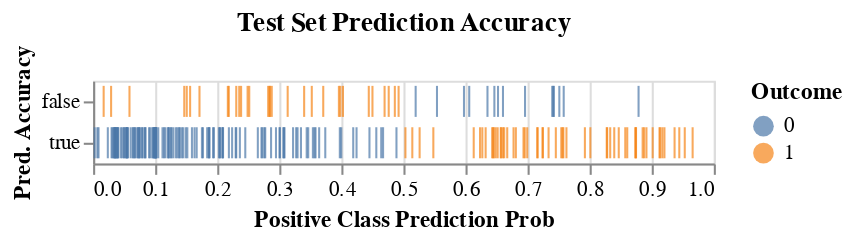

Write notebook code for a chart like this one.
### Markdown cell above
Moreover, visualizing prediction probabilities alongside the prediction accuracy for each test sample provides a clearer understanding of the model's performance. This approach allows us to easily assess how well the model predicts, while also highlighting patients who were misdiagnosed. Particularly, it helps us focus on false negatives, as the consequences of these errors are more critical in a clinical context.

### Code cell
alt.Chart(pred_results_1_df, title = 'Test Set Prediction Accuracy').mark_tick().encode(
    x = alt.X('y_pred_prob_1').title('Positive Class Prediction Prob'),
    y = alt.Y('pred_bool').title('Pred. Accuracy'),
    color = alt.Color('y_test:N').title('Outcome')
)

### Figure 1 — Vega-Lite specification as saved in the notebook (floating-point values rounded to 4 significant figures; data arrays with more than 128 entries replaced by an {"elided": "..."} marker saying what was removed)
{"config": {"view": {"continuousWidth": 300, "continuousHeight": 300}}, "data": {"name": "data-2b326d9f0732742870336eb39804f51e"}, "mark": {"type": "tick"}, "encoding": {"color": {"field": "y_test", "title": "Outcome", "type": "nominal"}, "x": {"field": "y_pred_prob_1", "title": "Positive Class Prediction Prob", "type": "quantitative"}, "y": {"field": "pred_bool", "title": "Pred. Accuracy", "type": "nominal"}}, "title": "Test Set Prediction Accuracy", "$schema": "https://vega.github.io/schema/vega-lite/v5.20.1.json", "datasets": {"data-2b326d9f0732742870336eb39804f51e": {"elided": "231 records"}}}
